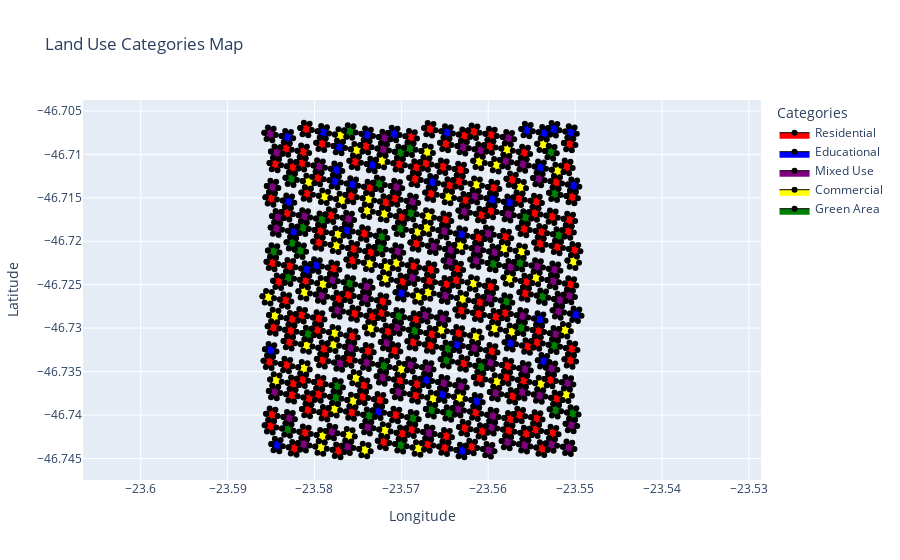

Notebook code for this chart:
### Code cell
# Create and display the plot
fig = plot_geodataframe(gdf)
fig.show()
